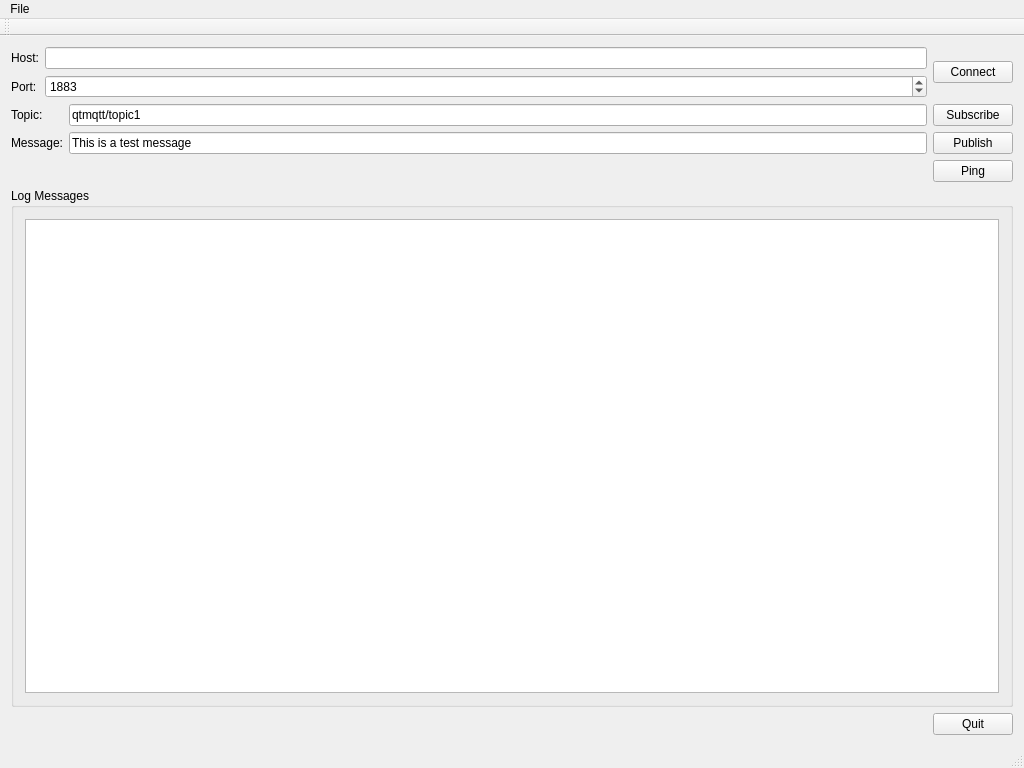
<?xml version="1.0" encoding="UTF-8"?>
<ui version="4.0">
 <class>MainWindow</class>
 <widget class="QMainWindow" name="MainWindow">
  <property name="geometry">
   <rect>
    <x>0</x>
    <y>0</y>
    <width>1024</width>
    <height>768</height>
   </rect>
  </property>
  <property name="windowTitle">
   <string>MainWindow</string>
  </property>
  <widget class="QWidget" name="centralWidget">
   <layout class="QVBoxLayout" name="verticalLayout">
    <item>
     <layout class="QHBoxLayout" name="horizontalLayout">
      <item>
       <layout class="QFormLayout" name="formLayout">
        <item row="0" column="0">
         <widget class="QLabel" name="label">
          <property name="text">
           <string>Host:</string>
          </property>
         </widget>
        </item>
        <item row="0" column="1">
         <widget class="QLineEdit" name="lineEditHost">
          <property name="text">
           <string/>
          </property>
         </widget>
        </item>
        <item row="2" column="0">
         <widget class="QLabel" name="label_2">
          <property name="text">
           <string>Port:</string>
          </property>
         </widget>
        </item>
        <item row="2" column="1">
         <widget class="QSpinBox" name="spinBoxPort">
          <property name="maximum">
           <number>99999</number>
          </property>
          <property name="value">
           <number>1883</number>
          </property>
         </widget>
        </item>
       </layout>
      </item>
      <item>
       <widget class="QPushButton" name="buttonConnect">
        <property name="text">
         <string>Connect</string>
        </property>
       </widget>
      </item>
     </layout>
    </item>
    <item>
     <layout class="QGridLayout" name="gridLayout">
      <item row="0" column="1">
       <widget class="QLineEdit" name="lineEditTopic">
        <property name="text">
         <string>qtmqtt/topic1</string>
        </property>
       </widget>
      </item>
      <item row="0" column="0">
       <widget class="QLabel" name="label_3">
        <property name="text">
         <string>Topic:</string>
        </property>
       </widget>
      </item>
      <item row="1" column="0">
       <widget class="QLabel" name="label_4">
        <property name="text">
         <string>Message:</string>
        </property>
       </widget>
      </item>
      <item row="1" column="2">
       <widget class="QPushButton" name="buttonPublish">
        <property name="text">
         <string>Publish</string>
        </property>
       </widget>
      </item>
      <item row="0" column="2">
       <widget class="QPushButton" name="buttonSubscribe">
        <property name="text">
         <string>Subscribe</string>
        </property>
       </widget>
      </item>
      <item row="1" column="1">
       <widget class="QLineEdit" name="lineEditMessage">
        <property name="text">
         <string>This is a test message</string>
        </property>
       </widget>
      </item>
      <item row="2" column="2">
       <widget class="QPushButton" name="buttonPing">
        <property name="text">
         <string>Ping</string>
        </property>
       </widget>
      </item>
     </layout>
    </item>
    <item>
     <widget class="QGroupBox" name="groupBox">
      <property name="title">
       <string>Log Messages</string>
      </property>
      <layout class="QHBoxLayout" name="horizontalLayout_2">
       <item>
        <widget class="QPlainTextEdit" name="editLog"/>
       </item>
      </layout>
     </widget>
    </item>
    <item>
     <layout class="QHBoxLayout" name="horizontalLayout_3">
      <item>
       <spacer name="horizontalSpacer">
        <property name="orientation">
         <enum>Qt::Horizontal</enum>
        </property>
        <property name="sizeHint" stdset="0">
         <size>
          <width>40</width>
          <height>20</height>
         </size>
        </property>
       </spacer>
      </item>
      <item>
       <widget class="QPushButton" name="buttonQuit">
        <property name="text">
         <string>Quit</string>
        </property>
       </widget>
      </item>
     </layout>
    </item>
   </layout>
  </widget>
  <widget class="QMenuBar" name="menuBar">
   <property name="geometry">
    <rect>
     <x>0</x>
     <y>0</y>
     <width>1024</width>
     <height>22</height>
    </rect>
   </property>
   <widget class="QMenu" name="menuFile">
    <property name="title">
     <string>File</string>
    </property>
    <addaction name="actionQuit"/>
   </widget>
   <addaction name="menuFile"/>
  </widget>
  <widget class="QToolBar" name="mainToolBar">
   <attribute name="toolBarArea">
    <enum>TopToolBarArea</enum>
   </attribute>
   <attribute name="toolBarBreak">
    <bool>false</bool>
   </attribute>
  </widget>
  <widget class="QStatusBar" name="statusBar"/>
  <action name="actionQuit">
   <property name="text">
    <string>Quit</string>
   </property>
  </action>
 </widget>
 <layoutdefault spacing="6" margin="11"/>
 <resources/>
 <connections/>
</ui>
